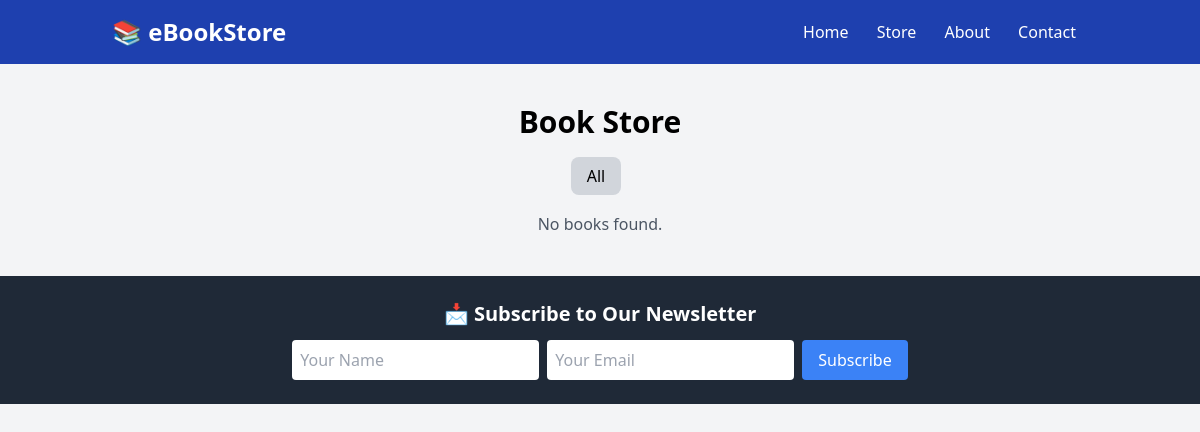
The app's page /store/?category=7, older data.
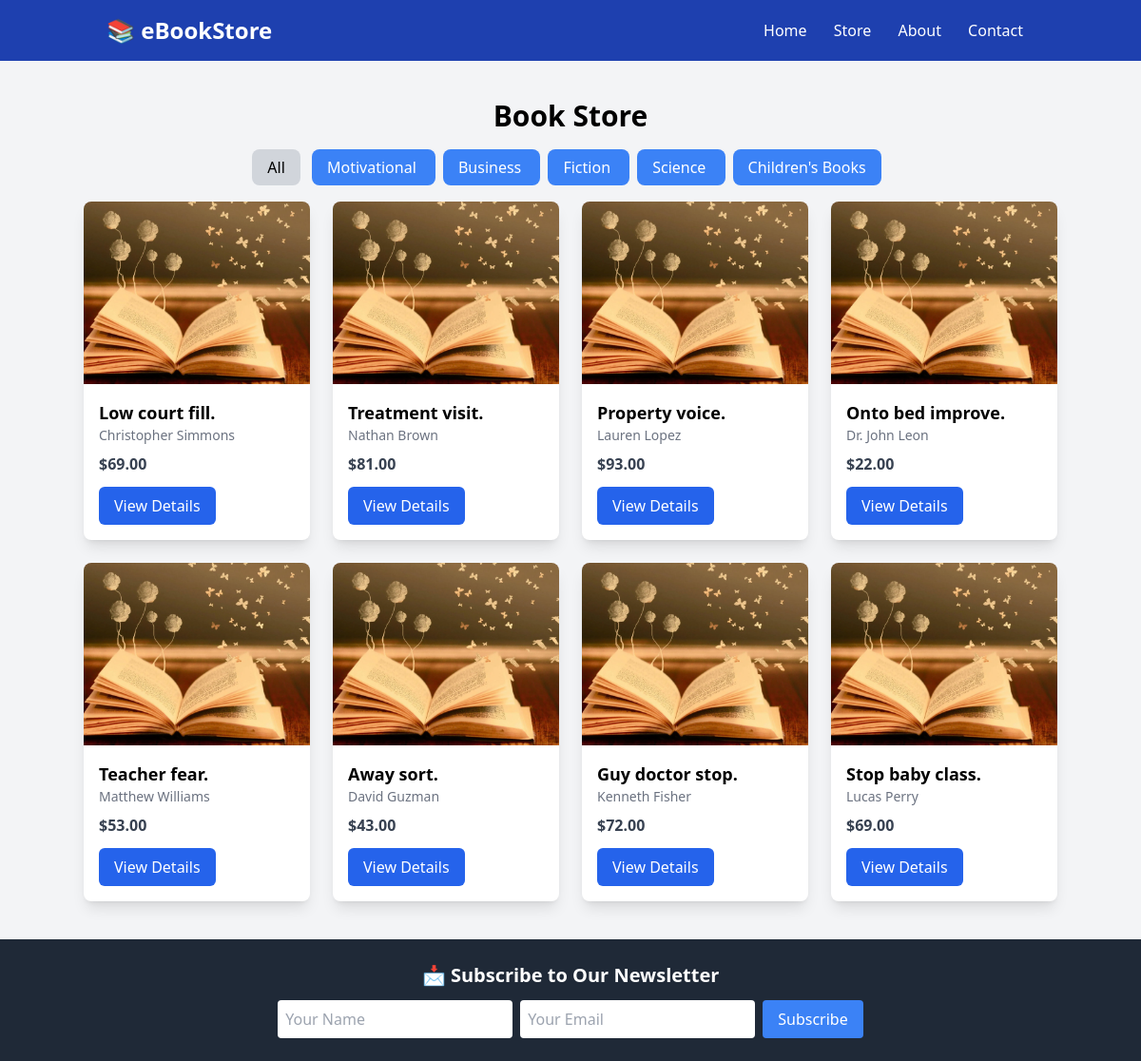
The same page, newer data.
### e_BookStore/models.py (models this page shows, shortened)
class Category(models.Model):
    name = models.CharField(max_length=100, unique=True)
    description = models.TextField(blank=True, null=True)
    created_at = models.DateTimeField(auto_now_add=True)
    updated_at = models.DateTimeField(auto_now=True)

class Book(models.Model):
    title = models.CharField(max_length=255)
    author = models.CharField(max_length=255)
    description = models.TextField()
    price = models.DecimalField(max_digits=10, decimal_places=2)
    stock = models.PositiveIntegerField()
    category = models.ForeignKey(Category, on_delete=models.CASCADE)  # Updated field
    cover_image = models.ImageField(upload_to='book_covers/', blank=True, null=True)
    published_date = models.DateField()
    created_at = models.DateTimeField(auto_now_add=True)
    updated_at = models.DateTimeField(auto_now=True)

### e_BookStore/views.py (the view)
# urls.py: path('store/', views.store, name='store'),
def store(request):
    category_id = request.GET.get('category')  # Get category from URL
    if category_id:
        books = Book.objects.filter(category_id=category_id)
    else:
        books = Book.objects.all()
    categories = Category.objects.all()  # Get all categories
    return render(request, 'store.html', {'books': books, 'categories': categories})

### e_BookStore/templates/store.html
{% extends 'base.html' %}
{% load static %}
{% block content %}
<div class="container mx-auto py-10">
    <h2 class="text-3xl font-bold text-center mb-6">Book Store</h2>
    <div class="mb-6 text-center">
        <a href="{% url 'store' %}" class="bg-gray-300 px-4 py-2 rounded-lg mr-2">All</a>
        {% for category in categories %}
        <a href="{% url 'store' %}?category={{ category.id }}" class="bg-blue-500 text-white px-4 py-2 rounded-lg hover:bg-blue-700 mr-2">
            {{ category.name }}
        </a>
        {% endfor %}
    </div>
    <div class="grid grid-cols-4 gap-6">
        {% for book in books %}
        <div class="bg-white shadow-lg rounded-lg overflow-hidden hover:shadow-xl transition">
            <img src="{% static 'images/124491.webp' %}" alt="{{ book.title }}" class="w-full h-48 object-cover">
            <div class="p-4">
                <h4 class="text-lg font-semibold">{{ book.title }}</h4>
                <p class="text-sm text-gray-500">{{ book.author }}</p>
                <p class="text-gray-700 font-bold mt-2">${{ book.price }}</p>
                <a href="{% url 'book_detail' book.id %}" class="mt-3 inline-block bg-blue-600 text-white px-4 py-2 rounded-md hover:bg-blue-700">
                    View Details
                </a>
            </div>
        </div>
        {% empty %}
        <p class="col-span-4 text-center text-gray-600">No books found.</p>
        {% endfor %}
    </div>
</div>
{% endblock %}

Row changes from the older to the newer data that the page shows:
added Category: name "Motivational"
added Category: name "Business"
added Category: name "Fiction"
added Category: name "Science"
added Category: name "Children's Books"
added Book: title "Low court fill.", author "Christopher Simmons", price "69.00"
added Book: title "Treatment visit.", author "Nathan Brown", price "81.00"
added Book: title "Property voice.", author "Lauren Lopez", price "93.00"
added Book: title "Onto bed improve.", author "Dr. John Leon", price "22.00"
added Book: title "Teacher fear.", author "Matthew Williams", price "53.00"
added Book: title "Away sort.", author "David Guzman", price "43.00"
added Book: title "Guy doctor stop.", author "Kenneth Fisher", price "72.00"
added Book: title "Stop baby class.", author "Lucas Perry", price "69.00"
Text that changed along with them:
text no longer shown: "No books found."
